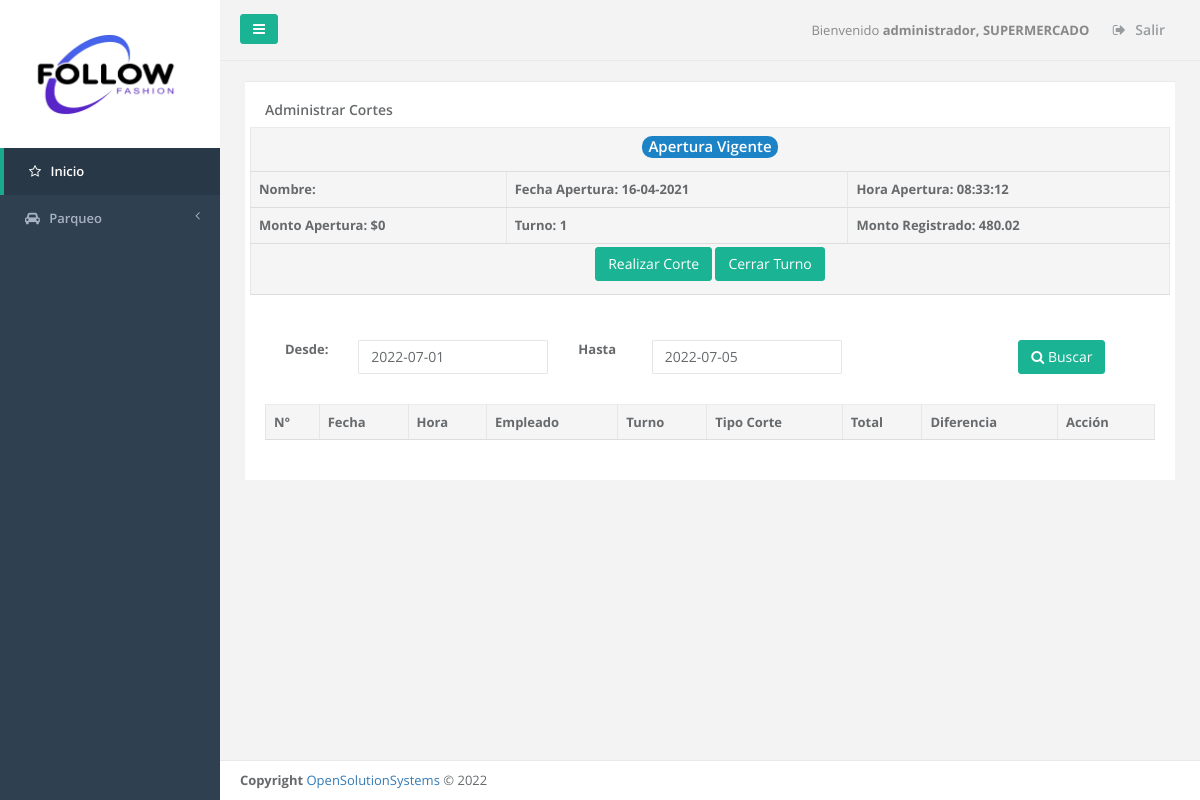
Page /admin_corte.php (signed in) on the committed database.
### tables this page shows
CREATE TABLE `menu` (
  `id_server` int(11) NOT NULL,
  `unique_id` text NOT NULL,
  `id_menu` int(11) NOT NULL,
  `nombre` varchar(250) DEFAULT NULL,
  `prioridad` int(11) DEFAULT NULL,
  `icono` varchar(250) NOT NULL,
  `visible` tinyint(1) NOT NULL
);

CREATE TABLE `sucursal` (
  `id_server` int(11) NOT NULL,
  `unique_id` text NOT NULL,
  `id_sucursal` int(11) NOT NULL,
  `descripcion` text NOT NULL,
  `direccion` varchar(255) NOT NULL,
  `telefono1` varchar(20) NOT NULL,
  `telefono2` varchar(20) NOT NULL,
  `casa_matriz` tinyint(1) NOT NULL,
  `iva` float NOT NULL,
  `monto_retencion1` float NOT NULL,
  `monto_retencion10` float NOT NULL,
  `monto_percepcion` float NOT NULL,
  `n_sucursal` int(11) NOT NULL,
  `vigencia_factura` int(11) NOT NULL,
  `vigencia_pedido` int(11) NOT NULL,
  `giro` varchar(100) NOT NULL,
  `nrc` varchar(100) NOT NULL,
  `nit` varchar(100) NOT NULL,
  `razon_social` varchar(150) NOT NULL,
  `logo` varchar(150) NOT NULL,
  `serie_cof` varchar(100) NOT NULL,
  `desde_cof` int(11) NOT NULL,
  `hasta_cof` int(11) NOT NULL,
  `serie_ccf` varchar(100) NOT NULL,
  `desde_ccf` int(11) NOT NULL,
  `hasta_ccf` int(11) NOT NULL,
  `ultima_act` date NOT NULL
);

CREATE TABLE `apertura_caja` (
  `id_server` int(11) NOT NULL,
  `unique_id` text NOT NULL,
  `id_sucursal` int(11) NOT NULL,
  `id_apertura` int(11) NOT NULL,
  `fecha` date NOT NULL,
  `hora` time NOT NULL,
  `caja` int(11) NOT NULL,
  `turno_vigente` tinyint(1) NOT NULL,
  `id_empleado` int(11) NOT NULL,
  `turno` int(11) NOT NULL,
  `monto_apertura` double NOT NULL,
  `monto_ch` decimal(10,2) NOT NULL,
  `monto_ch_actual` decimal(10,2) NOT NULL,
  `tiket_inicia` int(11) NOT NULL,
  `factura_inicia` int(11) NOT NULL,
  `credito_fiscal_inicia` int(11) NOT NULL,
  `dev_inicia` int(11) NOT NULL,
  `vigente` tinyint(1) NOT NULL,
  `monto_vendido` double NOT NULL
);

### _conexion.php (called while the page is built, shortened)
<?php
$username = "root";
$password = "admin$";
$hostname = "localhost";
$dbname = "follow_fashion";
$conexion = mysqli_connect("$hostname","$username","$password","$dbname");
function _query($sql_string){
  global $conexion;
  mysqli_set_charset($conexion,"utf8");
  $query=mysqli_query($conexion,$sql_string);
  return $query;
}
function _fetch_array($sql_string){
  $fetched = mysqli_fetch_array($sql_string,MYSQLI_ASSOC);
  return $fetched;
}
function _num_rows($sql_string){
  $rows = mysqli_num_rows($sql_string);
  return $rows;
}
function get_name_script($url){
  if ( strpos($url, '/') !== FALSE ){
    $nombre_archivo_tmp = explode('/', $url);
  }
  $nombre_archivo= array_pop($nombre_archivo_tmp );
  return  $nombre_archivo;
}
function permission_usr($id_user,$filename){
  $sql1="SELECT menu.id_menu, menu.nombre as nombremenu, menu.prioridad,
  modulo.id_modulo,  modulo.nombre as nombremodulo, modulo.descripcion, modulo.filename,
  usuario_modulo.id_usuario,usuario.admin as admin
  FROM menu, modulo, usuario_modulo, usuario
  WHERE usuario.id_usuario='$id_user'
  AND menu.id_menu=modulo.id_menu
  AND usuario.id_usuario=usuario_modulo.id_usuario
  AND usuario_modulo.id_modulo=modulo.id_modulo
  AND modulo.filename='$filename'
  ";
  $result1=_query($sql1);
  $count1=_num_rows($result1);
  if($count1 >0){
    $row1=_fetch_array($result1);
    $admin=$row1['admin'];
    $nombremodulo=$row1['nombremodulo'];
    $filename=$row1['filename'];
    $name_link=$filename;
  }
  else{
    $name_link='NOT';
  }
  return $name_link;
}
function ED($fecha){
  $dia = substr($fecha,8,2);
  $mes = substr($fecha,5,2);
  $a = substr($fecha,0,4);
  $fecha = "$dia-$mes-$a";
  return $fecha;
}
?>

### admin_corte.php (the view, shortened to what this page needs)
 	<?php
	function initial()
	{
		$_PAGE = array ();
		$_PAGE ['links'] = null;
		$_PAGE ['links'] .= '<link href="css/bootstrap.min.css" rel="stylesheet">';
		$_PAGE ['links'] .= '<link href="font-awesome/css/font-awesome.css" rel="stylesheet">';
		$_PAGE ['links'] .= '<link href="css/plugins/iCheck/custom.css" rel="stylesheet">';
		$_PAGE ['links'] .= '<link href="css/plugins/chosen/chosen.css" rel="stylesheet">';
		$_PAGE ['links'] .= '<link href="css/plugins/select2/select2.css" rel="stylesheet">';
		$_PAGE ['links'] .= '<link href="css/plugins/select2/select2-bootstrap.css" rel="stylesheet">';
		$_PAGE ['links'] .= '<link href="css/plugins/toastr/toastr.min.css" rel="stylesheet">';
		$_PAGE ['links'] .= '<link href="css/plugins/dataTables/dataTables.bootstrap.css" rel="stylesheet">';
		$_PAGE ['links'] .= '<link href="css/plugins/dataTables/dataTables.responsive.css" rel="stylesheet">';
		$_PAGE ['links'] .= '<link href="css/plugins/dataTables/dataTables.tableTools.min.css" rel="stylesheet">';
		$_PAGE ['links'] .= '<link href="css/animate.css" rel="stylesheet">';
		$_PAGE ['links'] .= '<link href="css/style.css" rel="stylesheet">';
		$_PAGE ['links'] .= '<link href="css/plugins/sweetalert/sweetalert.css" rel="stylesheet">';
		include_once "header.php";
		include_once "main_menu.php";
		$id_sucursal=$_SESSION['id_sucursal'];
		$id_user = $_SESSION["id_usuario"];
		$sql_user = _query("SELECT * FROM usuario WHERE id_usuario = '$id_user'");
	 	$id_user=$_SESSION["id_usuario"];
		$fecha_2 = date('Y-m-d');
		$fecha_1 = date('Y-m-01');
		$uri = $_SERVER['SCRIPT_NAME'];
		$filename=get_name_script($uri);
		$links=permission_usr($id_user,$filename);
    $fecha_actual = date("Y-m-d");
    $sql_apertura = _query("SELECT * FROM apertura_caja WHERE id_sucursal = '$id_sucursal' AND vigente = 1");
    $cuenta = _num_rows($sql_apertura);
    if($cuenta > 0)
    {
        while ($row_a = _fetch_array($sql_apertura))
        {
          $id_apertura = $row_a["id_apertura"];
          $fecha_ape = $row_a['fecha'];
          if($fecha_actual != $fecha_ape)
          {
            $id_app = $id_apertura;
            	$fecha_actual=$fecha_ape;
            	$id_sucursal=$_SESSION['id_sucursal'];
             	$id_user=$_SESSION["id_usuario"];
            	$sql_apertura = _query("SELECT * FROM apertura_caja WHERE id_apertura = '$id_app'");
            $fecha_actual = $fecha_ape;
            $id_sucursal = $_SESSION['id_sucursal'];
          }
        }
    }
    $admin=1;
		if ($links!='NOT' || $admin=='1' ){
	?>
	<div class="wrapper wrapper-content  animated fadeInRight">
		<div class="row" id="row1">
			<div class="col-lg-12">
				<div class="ibox float-e-margins">
					<div class="ibox-content">
						<header>
							<h4>Administrar Cortes</h4>
						</header>
						<section>
							<?php
								$sql_apertura = _query("SELECT * FROM apertura_caja WHERE vigente = 1 AND id_sucursal = '$id_sucursal' AND id_empleado = '$id_user'");
	    						$cuenta_apertura = _num_rows($sql_apertura);
	    						if($cuenta_apertura != 0 )
		    						{
	    							$row_apertura = _fetch_array($sql_apertura);
	    							$id_apertura = $row_apertura["id_apertura"];
	    							$monto_apertura = $row_apertura["monto_apertura"];
	    							$id_empleado = $row_apertura["id_empleado"];
	    							$fecha_apertura = $row_apertura["fecha"];
	    							$hora_apertura = $row_apertura["hora"];
	    							$turno = $row_apertura["turno"];
	    							$turno_vigente = $row_apertura["turno_vigente"];
                    $sql_empleado="";
                    if ($id_empleado<0) {
                      $sql_empleado = _query("SELECT * FROM usuario WHERE id_usuario = '$id_empleado'");
                    }
                    else {
                      $sql_empleado = _query("SELECT empleado.nombre FROM usuario JOIN empleado ON usuario.id_empleado = empleado.id_empleado WHERE usuario.id_usuario = '$id_empleado'");
                    }
	    							$rr = _fetch_array($sql_empleado);
	    							$nombre = $rr["nombre"];
	    							$sql_corte = _query("SELECT * FROM factura WHERE fecha = '$fecha_apertura' AND id_apertura = '$id_apertura'   AND id_sucursal = '$id_sucursal' AND finalizada = 1 AND anulada = 0 AND credito = 0");
									$cuenta = _num_rows($sql_corte);
									$total_tike = 0;
									$total_factura = 0;
									$total_credito_fiscal = 0;
									if($cuenta > 0)
									{
										while ($row_corte = _fetch_array($sql_corte))
										{
								            $total = $row_corte["total"];
								            $numero_doc = $row_corte["numero_doc"];
								            $ax = explode("_", $numero_doc);
								            $alias_tipodoc = $ax[1];
											if($alias_tipodoc == 'TIK')
								            {
								                $total_tike += $total;
								            }
								            else if($alias_tipodoc == 'COF')
								            {
								                $total_factura += $total;
								            }
								            else if($alias_tipodoc == 'CCF')
								            {
								                $total_credito_fiscal += $total;
								            }
										}
									}
									$total_corte = $total_tike + $total_factura + $total_credito_fiscal;
	    						?>
			                        <div class="row">
			                        	<table class="table table-bordered">
			                        		<thead>
			                        			<tr>
			                        				<th colspan="3" style="text-align: center"><label class="badge badge-success" style="font-size: 15px; ">Apertura Vigente</label></th>
			                        			</tr>
			                        			<tr>
			                        				<th>Nombre: <?php echo $nombre;?></th>
			                        				<th>Fecha Apertura: <?php echo ED($fecha_apertura);?></th>
			                        				<th>Hora Apertura: <?php echo $hora_apertura;?></th>
			                        			</tr>
			                        			<tr>
			                        				<th>Monto Apertura: <?php echo "$".$monto_apertura;?></th>
			                        				<th>Turno: <?php echo $turno;?></th>
			                        				<th>Monto Registrado: <?php echo $total_corte;?></th>
			                        			</tr>
			                        			<?php
			                        				$sql_d_ap = _query("SELECT * FROM detalle_apertura WHERE id_apertura = '$id_apertura' AND vigente = 1 AND id_usuario = '$id_user'");
			                        				$cuenta_a = _num_rows($sql_d_ap);
			                        				if($cuenta_a == 1)
			                        				{
				                        			?>
				                        			<tr>
				                        				<th colspan="3" style="text-align: center">
				                        					<a <?php echo "href='corte_caja_diario.php?aper_id=".$id_apertura."'";?> id="generar_corte" name="generar_corte" class="btn btn-primary m-t-n-xs" > Realizar Corte</a>
				                        					<?php if($turno_vigente == 1){?>
				                        					<a data-toggle='modal' id="cerrar_turno" name="cerrar_turno" class="btn btn-primary m-t-n-xs" <?php  echo "href='cierre_turno.php?id_apertura=".$id_apertura."&turno=".$turno."&val=0'"?>
																data-target='#viewModal' data-refresh='true' >Cerrar Turno</a>
				                        					<?php
				                        					}
				                        					?>
				                        				</th>
				                        			</tr>
				                        			<?php
			                        				}
			                        			?>
			                        		</thead>
			                        	</table>
			                        </div>
	    						<?php
	    						}
							?>
						</section>
						<section>
							<div class="widget">
							<div class="row">
								<div class="widget-content">
									<div class="col-lg-1">
										<label>Desde:</label>
									</div>
									<div class="col-lg-3">
										<input type="text" name="fecha1" id="fecha1" class="form-control datepick" value="<?php echo $fecha_1;?>">
									</div>
									<div class="col-lg-1">
										<label>Hasta</label>
									</div>
									<div class="col-lg-3">
										<input type="text" name="fecha2" id="fecha2" class="form-control datepick" value="<?php echo $fecha_2;?>">
									</div>
									<div class="col-lg-2">
									</div>
									<div class="col-lg-1" style="text-align: left;">
										<a id='search' name='search' class='btn btn-primary m-t-n-xs' style="margin-top: 0.5%;"><i class="fa fa-search"></i> Buscar</a>
									</div>
								</div>
							</div>
							</div>
						</section>
						<section>
							<table class="table table-striped table-bordered table-hover" id="editable">
								<thead>
									<tr>
										<th>N°</th>
										<th>Fecha</th>
										<th>Hora</th>
										<th>Empleado</th>
										<th>Turno</th>
										<th>Tipo Corte</th>
										<th>Total</th>
										<th>Diferencia</th>
										<th>Acci&oacute;n</th>
									</tr>
								</thead>
							</table>
						</section>
	               	</div>
	       		</div>
			</div>
		</div>
	</div>
	<?php
		include("footer.php");
		}
	else {
			echo "<div></div><br><br><div class='alert alert-warning'>No tiene permiso para este modulo.</div>";
		}
	}
?>
<?php
	if (!isset($_REQUEST['process'])) {
	    initial();
	}
	?>

### main_menu.php (shortened to what this page needs)
<nav class="navbar-default navbar-static-side" role="navigation">
  <div class="sidebar-collapse">
    <ul class="nav" id="side-menu">
      <li class="nav-header" style="background: #FFFFFF;">
        <div class="dropdown profile-element">
          <span>
            <img alt="image" class="img-responsive" src="img/62b1ee1c1c090_follow_logo.png" width="180px" style="margin-left: -3%;">
          </span>
      </div>
    </li>
    <?php
    $id_user=$_SESSION["id_usuario"];
    $admin=$_SESSION["admin"];
    $icono='fa fa-star-o';
    $sql_menus="SELECT id_menu, nombre, prioridad,icono FROM menu order by prioridad";
    $result=_query($sql_menus);
    $main_lnk='dashboard.php';
    if($admin=='1')
    {
      echo  "<li class='active'>";
      echo "<a href='dashboard.php'><i class='".$icono."'></i> <span class='nav-label'>Inicio</span></a>";
      echo  "</li>";
    }
    else
    {
      echo  "<li class='active'>";
      echo "<a href='dashboard.php'><i class='".$icono."'></i> <span class='nav-label'>Inicio</span></a>";
      echo  "</li>";
    }
    while($row=_fetch_array($result))
    {
      $menuname=$row['nombre'];
      $id_menu=$row['id_menu'];
      $icono=$row['icono'];
      if($admin=='1')
      {
        $sql_links="SELECT distinct menu.id_menu, menu.nombre as nombremenu, menu.prioridad,
        modulo.id_modulo, modulo.nombre as nombremodulo, modulo.descripcion, modulo.filename, usuario.admin
        FROM menu, modulo, usuario
        WHERE usuario.id_usuario='$id_user'
        AND usuario.admin='1'
        AND menu.id_menu='$id_menu'
        AND menu.id_menu=modulo.id_menu
        AND modulo.mostrarmenu='1'
        AND menu.visible=1
        ";
      }
      $result_modules=_query($sql_links);
      $numrow2=_num_rows($result_modules);
      if($numrow2>0)
      {
        echo "<li><a href='".$main_lnk."'><i class='".$icono."'></i></i> <span class='nav-label'>".$menuname."</span> <span class='fa arrow'></span></a>";
        echo" </li>";
      }
    }
  ?>
</div>
</nav>
<div id="page-wrapper" class="gray-bg">
  <div class="row border-bottom">
    <nav class="navbar navbar-static-top" role="navigation" style="margin-bottom: 0">
      <div class="navbar-header">
        <a class="navbar-minimalize minimalize-styl-2 btn btn-primary"><i class="fa fa-bars"></i> </a>
      </div>
      <?php
      $id_sucursal=$_SESSION["id_sucursal"];
      $qsucursal=_query("SELECT descripcion FROM sucursal WHERE id_sucursal='$id_sucursal'");
      $row_sucursal=_fetch_array($qsucursal);
      $sucursal=$row_sucursal["descripcion"];
      ?>
      <ul class="nav navbar-top-links navbar-right">
        <li>
          <span class="m-r-sm text-muted welcome-message">Bienvenido <b><?php echo $_SESSION["nombre"].", ".$sucursal ?> </b></span>
        </li>
        <li>
          <a href="logout.php">
            <i class="fa fa-sign-out"></i> Salir
          </a>
        </li>
      </ul>
    </nav>
  </div>

### rows in the picture
menu: nombre "Parqueo"
sucursal: descripcion "SUPERMERCADO"
apertura_caja: fecha "16-04-2021", hora "08:33:12", monto_apertura "0", turno "1"

### other values in the picture
$_SESSION["nombre"] "administrador"
$total_corte "480.02"
